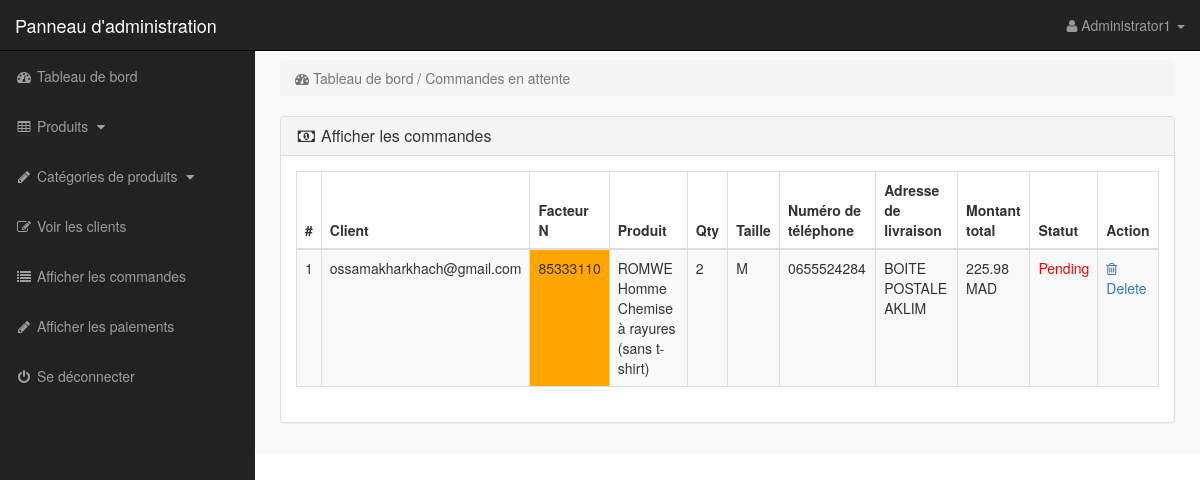
/admin/index.php?view_orders_pending (signed in), run on the app's committed database.
### tables this page shows
CREATE TABLE IF NOT EXISTS `commande` (
  `id_commande` int(11) NOT NULL AUTO_INCREMENT,
  `facteur_no` varchar(30) DEFAULT NULL,
  `qty` int(11) NOT NULL,
  `prix_total` float NOT NULL,
  `size` varchar(20) NOT NULL,
  `com_status` varchar(20) NOT NULL DEFAULT 'pending',
  `com_date` timestamp NOT NULL DEFAULT CURRENT_TIMESTAMP,
  `id_produit` int(11) NOT NULL,
  `id_paiment` int(11) NOT NULL,
  `user_id` int(11) NOT NULL,
  `id_client` int(11) NOT NULL,
  PRIMARY KEY (`id_commande`),
  KEY `foreign3` (`id_paiment`),
  KEY `user_id` (`user_id`),
  KEY `id_produit` (`id_produit`)
);

CREATE TABLE IF NOT EXISTS `utilisateur` (
  `id_user` int(11) NOT NULL AUTO_INCREMENT,
  `user_email` varchar(30) NOT NULL,
  `user_password` varchar(120) NOT NULL,
  `user_nom` varchar(20) NOT NULL,
  `user_prenom` varchar(20) NOT NULL,
  PRIMARY KEY (`id_user`)
);

CREATE TABLE IF NOT EXISTS `produit` (
  `id_produit` int(11) NOT NULL AUTO_INCREMENT,
  `prod_nom` text NOT NULL,
  `prod_description` text NOT NULL,
  `prod_prix` float NOT NULL,
  `prod_img` varchar(300) NOT NULL,
  `date_Ajoute` timestamp NOT NULL DEFAULT CURRENT_TIMESTAMP ON UPDATE CURRENT_TIMESTAMP,
  `nb_ventes` int(20) NOT NULL DEFAULT '0',
  `id_cat` int(11) NOT NULL,
  `prod_img1` varchar(300) DEFAULT NULL,
  `prod_img2` varchar(300) DEFAULT NULL,
  `prod_img3` varchar(300) DEFAULT NULL,
  `prod_img4` varchar(300) DEFAULT NULL,
  PRIMARY KEY (`id_produit`),
  KEY `etrangeree` (`id_cat`)
);

CREATE TABLE IF NOT EXISTS `client` (
  `id_client` int(11) NOT NULL AUTO_INCREMENT,
  `cli_nom` varchar(20) NOT NULL,
  `cli_prenom` varchar(20) NOT NULL,
  `cli_adresse` varchar(50) NOT NULL,
  `cli_tel` varchar(12) NOT NULL,
  `id_ville` int(10) NOT NULL,
  `id_user` int(10) NOT NULL,
  PRIMARY KEY (`id_client`),
  KEY `foreign5` (`id_user`),
  KEY `foreign6` (`id_ville`)
);

### admin/view_orders_pending.php (the view, shortened to what this page needs)
<?php
if(!isset($_SESSION['admin_email'])){
    echo "<script>window.open('login.php','_self')</script>";
}
else {
    ?>
    <div class="row">
        <div class="col-lg-12">
            <ol class="breadcrumb">
                <li class="active">
                    <i class="fa fa-dashboard"></i> Tableau de bord / Commandes en attente
                </li>
            </ol>
        </div>
    </div>
    <div class="row">
        <div class="col-lg-12">
            <div class="panel panel-default">
                <div class="panel-heading">
                    <h3 class="panel-title">
                        <i class="fa fa-money fa-fw"></i> Afficher les commandes
                    </h3>
                </div>
                <div class="panel-body">
                    <div class="table-responsive">
                        <table class="table table-bordered table-hover table-striped">
                            <thead>
                            <tr>
                                <th>#</th>
                                <th>Client</th>
                                <th>Facteur N</th>
                                <th>Produit</th>
                                <th>Qty</th>
                                <th>Taille</th>
                                <th>Numéro de téléphone</th>
                                <th>Adresse de livraison</th>
                                <th>Montant total</th>
                                <th>Statut</th>
                                <th>Action</th>
                            </tr>
                            </thead>
                            <tbody>
                            <?php
                            $i = 0;
                            $get_orders = "select * from commande where com_status='pending'";
                            $run_orders = mysqli_query($con,$get_orders);
                            while ($row_orders = mysqli_fetch_array($run_orders)) {
                                $order_id = $row_orders['id_commande'];
                                $c_id = $row_orders['user_id'];
                                $invoice_no = $row_orders['facteur_no'];
                                $product_id = $row_orders['id_produit'];
                                $qty = $row_orders['qty'];
                                $size = $row_orders['size'];
                                $order_status = $row_orders['com_status'];
                                $due_amount = $row_orders['prix_total'];
                                $get_products = "select * from produit where id_produit='$product_id'";
                                $run_products = mysqli_query($con,$get_products);
                                $row_products = mysqli_fetch_array($run_products);
                                $product_title = $row_products['prod_nom'];
                                $AdresseId=$row_orders['id_client'];
                                $get_adresse= "SELECT * FROM client WHERE id_client='$AdresseId'";
                                $run_adresse = mysqli_query($con,$get_adresse);
                                $row_adresse=mysqli_fetch_array($run_adresse);
                                $adresse=$row_adresse['cli_adresse'];
                                $phone=$row_adresse['cli_tel'];
                                $i++;
                                ?>
                                <tr>
                                    <td><?php echo $i; ?></td>
                                    <td>
                                        <?php
                                        $get_customer = "select * from utilisateur where id_user='$c_id'";
                                        $run_customer = mysqli_query($con,$get_customer);
                                        $row_customer = mysqli_fetch_array($run_customer);
                                        $customer_email = $row_customer['user_email'];
                                        echo $customer_email;
                                        ?>
                                    </td>
                                    <td bgcolor="orange" ><?php echo $invoice_no; ?></td>
                                    <td><?php echo $product_title; ?></td>
                                    <td><?php echo $qty; ?></td>
                                    <td><?php echo $size; ?></td>
                                    <td>
                                        <?php
                                        echo $phone;
                                        ?>
                                    </td>
                                    <td>
                                        <?php
                                        echo $adresse;
                                        ?>
                                    </td>
                                    <td><?php echo $due_amount; ?> MAD</td>
                                    <td>
                                        <?php
                                        if($order_status=='pending'){
                                            echo $order_status='<div style="color:red;">Pending</div>';
                                        }
                                        else{
                                            echo $order_status='<div style="color:green;">Complete</div>';
                                        }
                                        ?>
                                    </td>
                                    <td>
                                        <a href="index.php?order_delete=<?php echo $order_id; ?>" >
                                            <i class="fa fa-trash-o" ></i> Delete
                                        </a>
                                    </td>
                                </tr>
                            <?php } ?>
                            </tbody>
                        </table>
                    </div>
                </div>
            </div>
        </div>
    </div>
<?php } ?>

### admin/includes/sidebar.php (shortened to what this page needs)
<?php
if(!isset($_SESSION['admin_email'])){
echo "<script>window.open('login.php','_self')</script>";
}
else {
?>
<nav class="navbar navbar-inverse navbar-fixed-top" >
<div class="navbar-header" >
<a class="navbar-brand" href="index.php?dashboard" >Panneau d'administration</a>
</div>
<ul class="nav navbar-right top-nav" >
<li class="dropdown" >
<a href="#" class="dropdown-toggle" data-toggle="dropdown" >
<i class="fa fa-user" ></i>
<?php echo $admin_name; ?> <b class="caret" ></b>
</a>
</li>
</ul>
<div class="collapse navbar-collapse navbar-ex1-collapse">
<ul class="nav navbar-nav side-nav">
<li>
<a href="index.php?dashboard">
<i class="fa fa-fw fa-dashboard"></i> Tableau de bord
</a>
</li>
<li>
<a href="#" data-toggle="collapse" data-target="#products">
<i class="fa fa-fw fa-table"></i> Produits
<i class="fa fa-fw fa-caret-down"></i>
</a>
</li>
<li>
<a href="#" data-toggle="collapse" data-target="#p_cat">
<i class="fa fa-fw fa-pencil"></i> Catégories de produits
<i class="fa fa-fw fa-caret-down"></i>
</a>
</li>
<li>
<a href="index.php?view_customers">
<i class="fa fa-fw fa-edit"></i> Voir les clients
</a>
</li>
<li>
<a href="index.php?view_orders">
<i class="fa fa-fw fa-list"></i> Afficher les commandes
</a>
</li>
<li>
<a href="index.php?view_payments">
<i class="fa fa-fw fa-pencil"></i> Afficher les paiements
</a>
</li>
<li>
<a href="logout.php">
<i class="fa fa-fw fa-power-off"></i> Se déconnecter
</a>
</li>
</ul>
</div>
</nav>
<?php } ?>

### admin/css/style.css (style rules this page uses)
body { margin-top:100px; }
@media (min-width: 768px) { body { margin-top:50px; } }
.top-nav { padding:0 15px; }
.top-nav>li { display:inline-block; float:left; }
.top-nav>li>a { padding-top:15px; padding-bottom:15px; line-height:20px; color:#999; }
@media (min-width: 768px) { .side-nav { position:fixed; top:51px; width:255px; border-radius:0; overflow-y:auto; background-color: #222; bottom:0; overflow-x:hidden; padding-bottom:40px; } }
@media (min-width: 768px) { .side-nav>li>a { width:255px; } }
.panel-body { border-radius:5px; }

### data on the page
commande: user.user_email "ossamakharkhach@gmail.com", facteur_no "85333110", id_produit.prod_nom "ROMWE Homme Chemise à rayures (sans t-shirt)", qty "2", size "M", id_client.cli_tel "0655524284", id_client.cli_adresse "BOITE POSTALE AKLIM", prix_total "225.98", com_status "Pending"

### other printed values
$admin_name "Administrator1"
